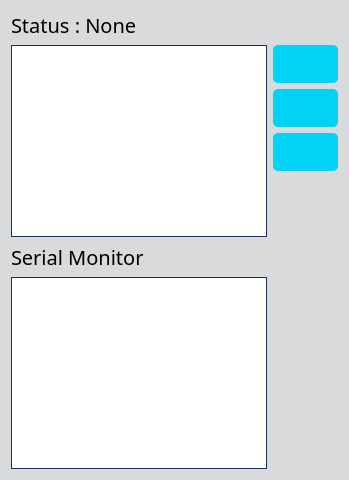
         <widget class="QFrame" name="frame_2">
          <property name="styleSheet">
           <string notr="true">background-color:#d9dadb;
border-radius: 10px;</string>
          </property>
          <property name="frameShape">
           <enum>QFrame::StyledPanel</enum>
          </property>
          <property name="frameShadow">
           <enum>QFrame::Raised</enum>
          </property>
          <layout class="QGridLayout" name="gridLayout_6">
           <item row="1" column="0">
            <widget class="QTableView" name="devicesTableView">
             <property name="enabled">
              <bool>true</bool>
             </property>
             <property name="sizePolicy">
              <sizepolicy hsizetype="Expanding" vsizetype="Expanding">
               <horstretch>0</horstretch>
               <verstretch>0</verstretch>
              </sizepolicy>
             </property>
             <property name="font">
              <font>
               <family>SCG</family>
               <pointsize>15</pointsize>
              </font>
             </property>
             <property name="cursor" stdset="0">
              <cursorShape>ArrowCursor</cursorShape>
             </property>
             <property name="contextMenuPolicy">
              <enum>Qt::PreventContextMenu</enum>
             </property>
             <property name="styleSheet">
              <string notr="true">	border:1px solid #1c305c;
background-color:white;
    border-radius: 0px;
    padding: 0px 0px;</string>
             </property>
             <property name="alternatingRowColors">
              <bool>true</bool>
             </property>
            </widget>
           </item>
           <item row="0" column="0">
            <layout class="QHBoxLayout" name="horizontalLayout">
             <item>
              <widget class="QLabel" name="flashStatusLabel">
               <property name="font">
                <font>
                 <family>SCG</family>
                 <pointsize>15</pointsize>
                 <weight>50</weight>
                 <bold>false</bold>
                </font>
               </property>
               <property name="cursor">
                <cursorShape>ArrowCursor</cursorShape>
               </property>
               <property name="contextMenuPolicy">
                <enum>Qt::PreventContextMenu</enum>
               </property>
               <property name="text">
                <string>Status : None</string>
               </property>
              </widget>
             </item>
            </layout>
           </item>
           <item row="3" column="0">
            <widget class="QTextEdit" name="serial_monitor">
             <property name="font">
              <font>
               <family>SCG</family>
               <pointsize>15</pointsize>
              </font>
             </property>
             <property name="focusPolicy">
              <enum>Qt::StrongFocus</enum>
             </property>
             <property name="styleSheet">
              <string notr="true">	border:1px solid #1c305c;
background-color:white;
color:#1c305c;
    border-radius: 0px;
    padding: 0px 0px;</string>
             </property>
             <property name="readOnly">
              <bool>true</bool>
             </property>
            </widget>
           </item>
           <item row="2" column="0">
            <widget class="QLabel" name="label_28">
             <property name="maximumSize">
              <size>
               <width>16777210</width>
               <height>16777210</height>
              </size>
             </property>
             <property name="font">
              <font>
               <family>SCG</family>
               <pointsize>15</pointsize>
               <weight>50</weight>
               <bold>false</bold>
              </font>
             </property>
             <property name="styleSheet">
              <string notr="true">color:black;</string>
             </property>
             <property name="text">
              <string>Serial Monitor</string>
             </property>
            </widget>
           </item>
           <item row="1" column="1">
            <layout class="QVBoxLayout" name="verticalLayout_2">
             <item>
              <widget class="QPushButton" name="addGoodDeviceButton">
               <property name="maximumSize">
                <size>
                 <width>16777215</width>
                 <height>16777215</height>
                </size>
               </property>
               <property name="font">
                <font>
                 <family>SCG</family>
                 <pointsize>15</pointsize>
                 <weight>75</weight>
                 <bold>true</bold>
                </font>
               </property>
               <property name="cursor">
                <cursorShape>PointingHandCursor</cursorShape>
               </property>
               <property name="contextMenuPolicy">
                <enum>Qt::PreventContextMenu</enum>
               </property>
               <property name="whatsThis">
                <string/>
               </property>
               <property name="styleSheet">
                <string notr="true">QPushButton {
    background-color: #02d2f5; /* Green */
    color: white;
    border: none;
    border-radius: 5px;
    padding: 5px 5px;
}

QPushButton:hover {
    background-color: #1ac1dd; /* Darker Green */
}

QPushButton:pressed {
    background-color: #2eb3ca; /* Even Darker Green when pressed */
}</string>
               </property>
               <property name="text">
                <string/>
               </property>
               <property name="icon">
                <iconset resource="../../SDE-Inspection/sde.qrc">
                 <normaloff>:/icon/assets/eye-2-64.ico</normaloff>:/icon/assets/eye-2-64.ico</iconset>
               </property>
               <property name="iconSize">
                <size>
                 <width>35</width>
                 <height>35</height>
                </size>
               </property>
               <property name="autoRepeatInterval">
                <number>101</number>
               </property>
              </widget>
             </item>
             <item>
              <widget class="QPushButton" name="clearListButton">
               <property name="maximumSize">
                <size>
                 <width>16777215</width>
                 <height>16777215</height>
                </size>
               </property>
               <property name="font">
                <font>
                 <family>SCG</family>
                 <pointsize>15</pointsize>
                 <weight>75</weight>
                 <bold>true</bold>
                </font>
               </property>
               <property name="cursor">
                <cursorShape>PointingHandCursor</cursorShape>
               </property>
               <property name="contextMenuPolicy">
                <enum>Qt::PreventContextMenu</enum>
               </property>
               <property name="whatsThis">
                <string/>
               </property>
               <property name="styleSheet">
                <string notr="true">QPushButton {
    background-color: #02d2f5; /* Green */
    color: white;
    border: none;
    border-radius: 5px;
    padding: 5px 5px;
}

QPushButton:hover {
    background-color: #1ac1dd; /* Darker Green */
}

QPushButton:pressed {
    background-color: #2eb3ca; /* Even Darker Green when pressed */
}</string>
               </property>
               <property name="text">
                <string/>
               </property>
               <property name="icon">
                <iconset resource="../../SDE-Inspection/sde.qrc">
                 <normaloff>:/icon/assets/delete-property-64 (2).ico</normaloff>:/icon/assets/delete-property-64 (2).ico</iconset>
               </property>
               <property name="iconSize">
                <size>
                 <width>35</width>
                 <height>35</height>
                </size>
               </property>
               <property name="autoRepeatInterval">
                <number>101</number>
               </property>
              </widget>
             </item>
             <item>
              <widget class="QPushButton" name="printNowButton">
               <property name="maximumSize">
                <size>
                 <width>16777215</width>
                 <height>16777215</height>
                </size>
               </property>
               <property name="font">
                <font>
                 <family>SCG</family>
                 <pointsize>15</pointsize>
                 <weight>75</weight>
                 <bold>true</bold>
                </font>
               </property>
               <property name="cursor">
                <cursorShape>PointingHandCursor</cursorShape>
               </property>
               <property name="contextMenuPolicy">
                <enum>Qt::PreventContextMenu</enum>
               </property>
               <property name="whatsThis">
                <string/>
               </property>
               <property name="styleSheet">
                <string notr="true">QPushButton {
    background-color: #02d2f5; /* Green */
    color: white;
    border: none;
    border-radius: 5px;
    padding: 5px 5px;
}

QPushButton:hover {
    background-color: #1ac1dd; /* Darker Green */
}

QPushButton:pressed {
    background-color: #2eb3ca; /* Even Darker Green when pressed */
}</string>
               </property>
               <property name="text">
                <string/>
               </property>
               <property name="icon">
                <iconset resource="../../SDE-Inspection/sde.qrc">
                 <normaloff>:/icon/assets/printer-64 (1).ico</normaloff>:/icon/assets/printer-64 (1).ico</iconset>
               </property>
               <property name="iconSize">
                <size>
                 <width>35</width>
                 <height>35</height>
                </size>
               </property>
               <property name="autoRepeatInterval">
                <number>101</number>
               </property>
              </widget>
             </item>
             <item>
              <spacer name="verticalSpacer_6">
               <property name="orientation">
                <enum>Qt::Vertical</enum>
               </property>
               <property name="sizeHint" stdset="0">
                <size>
                 <width>20</width>
                 <height>20</height>
                </size>
               </property>
              </spacer>
             </item>
             <item>
              <spacer name="verticalSpacer_8">
               <property name="orientation">
                <enum>Qt::Vertical</enum>
               </property>
               <property name="sizeType">
                <enum>QSizePolicy::Fixed</enum>
               </property>
               <property name="sizeHint" stdset="0">
                <size>
                 <width>2</width>
                 <height>2</height>
                </size>
               </property>
              </spacer>
             </item>
            </layout>
           </item>
          </layout>
         </widget>
